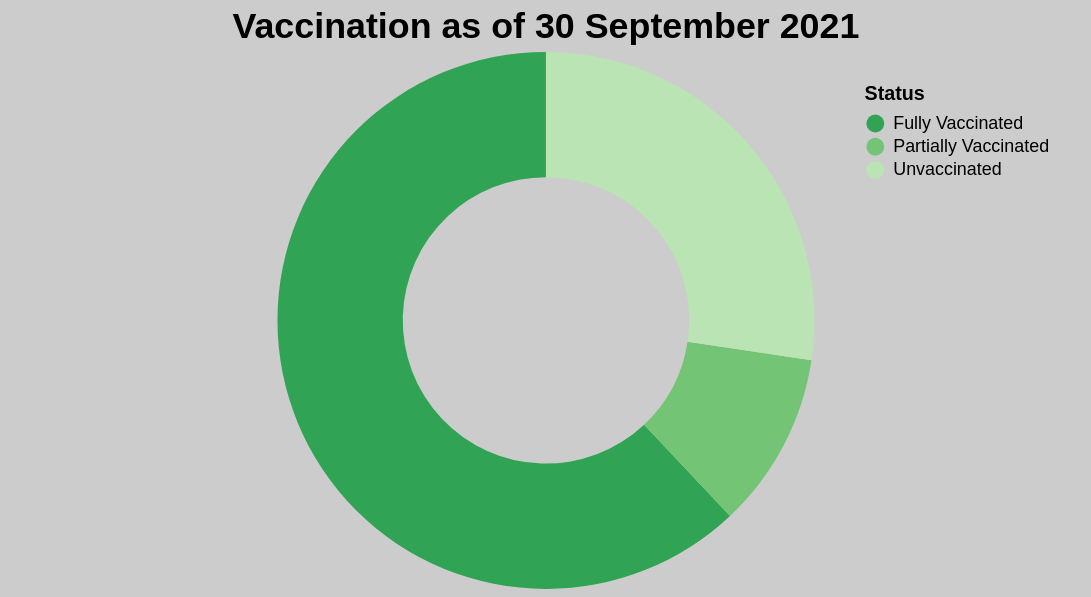

Specify this chart in Vega-Lite:
### Vega-Lite specification from a JSON file in a GitHub repository (floating-point values rounded to 4 significant figures)
{"$schema": "https://vega.github.io/schema/vega-lite/v5.json", "width": 600, "height": 300, "description": "A simple donut chart with embedded data.", "title": "Vaccination as of 30 September 2021", "data": {"values": [{"category": "Fully Vaccinated", "percent": 62.02, "total": 20255398}, {"category": "Partially Vaccinated", "percent": 10.61, "total": 3285579}, {"category": "Unvaccinated", "percent": 27.37, "total": 12116423}]}, "mark": {"type": "arc", "innerRadius": 80}, "encoding": {"theta": {"field": "percent", "type": "quantitative"}, "color": {"field": "category", "type": "nominal", "legend": {"title": "Status", "direction": "vertical"}, "scale": {"domain": ["Fully Vaccinated", "Partially Vaccinated", "Unvaccinated"], "range": ["#31a354", "#74c476", "#bae4b3"]}}, "tooltip": [{"field": "category", "type": "nominal", "title": "Vaccination"}, {"field": "percent", "title": "%Percentage", "format": ".2f"}, {"field": "total", "type": "quantitative", "title": "Total Number", "format": ","}]}, "config": {"view": {"strokeOpacity": 0, "stroke": "black"}, "background": "#cccccc", "legend": {"orient": "top-right"}, "title": {"fontSize": 20}}}
